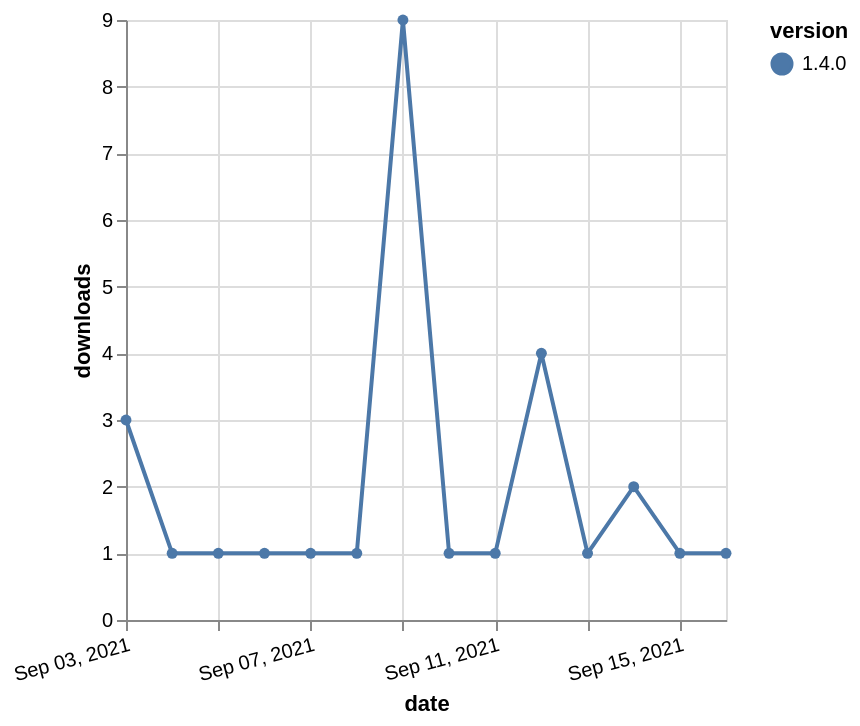

Source (Vega-Lite JSON):
### Vega-Lite specification from a JSON file in a GitHub repository (floating-point values rounded to 4 significant figures)
{"$schema": "https://vega.github.io/schema/vega-lite/v5.json", "description": "A simple bar chart with embedded data.", "data": {"values": [{"date": "2021-09-03", "total": 562, "delta": 3, "version": "1.4.0"}, {"date": "2021-09-04", "total": 563, "delta": 1, "version": "1.4.0"}, {"date": "2021-09-05", "total": 564, "delta": 1, "version": "1.4.0"}, {"date": "2021-09-06", "total": 565, "delta": 1, "version": "1.4.0"}, {"date": "2021-09-07", "total": 566, "delta": 1, "version": "1.4.0"}, {"date": "2021-09-08", "total": 567, "delta": 1, "version": "1.4.0"}, {"date": "2021-09-09", "total": 576, "delta": 9, "version": "1.4.0"}, {"date": "2021-09-10", "total": 577, "delta": 1, "version": "1.4.0"}, {"date": "2021-09-11", "total": 578, "delta": 1, "version": "1.4.0"}, {"date": "2021-09-12", "total": 582, "delta": 4, "version": "1.4.0"}, {"date": "2021-09-13", "total": 583, "delta": 1, "version": "1.4.0"}, {"date": "2021-09-14", "total": 585, "delta": 2, "version": "1.4.0"}, {"date": "2021-09-15", "total": 586, "delta": 1, "version": "1.4.0"}, {"date": "2021-09-16", "total": 587, "delta": 1, "version": "1.4.0"}]}, "width": "container", "mark": {"type": "line", "point": {"filled": true}}, "encoding": {"x": {"field": "date", "type": "temporal", "timeUnit": "yearmonthdate", "title": "date", "axis": {"labelAngle": -15}}, "y": {"field": "delta", "type": "quantitative", "title": "downloads"}, "color": {"field": "version", "type": "nominal"}, "tooltip": {"field": "delta"}}}
